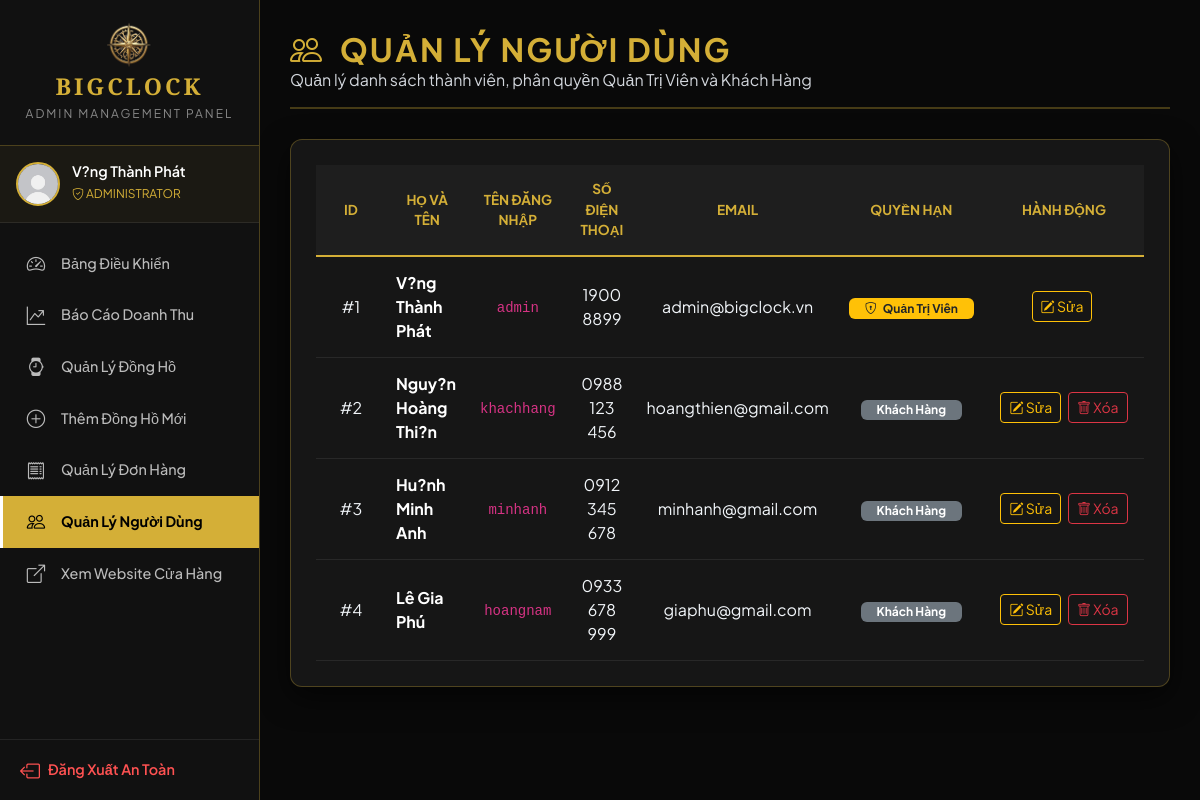
The app's page /quanlytaikhoan.php (signed in) with its own data.
### tables this page shows
CREATE TABLE `user` (
  `MaNguoiDung` int(10) NOT NULL AUTO_INCREMENT,
  `TenNguoiDung` varchar(50) NOT NULL,
  `TenDangNhap` varchar(50) NOT NULL,
  `MatKhau` varchar(64) NOT NULL,
  `Quyen` tinyint(4) NOT NULL DEFAULT '0' COMMENT '1: Admin, 0: KhÃ¡ch hÃ ng',
  `SDT` varchar(20) DEFAULT NULL,
  `Email` varchar(100) DEFAULT NULL,
  `DiaChi` varchar(255) DEFAULT NULL,
  PRIMARY KEY (`MaNguoiDung`),
  UNIQUE KEY `TenDangNhap` (`TenDangNhap`)
);

### quanlytaikhoan.php (the view, shortened to what this page needs)
<?php
require_once 'connect.php';
$sql = "SELECT * FROM user ORDER BY Quyen DESC, MaNguoiDung ASC";
$result = $conn->query($sql);
?>
<?php include 'header_admin.php'; ?>
<div class="admin-content">
    <div class="page-header">
        <div>
            <h2 class="page-title"><i class="bi bi-people me-2"></i> QUẢN LÝ NGƯỜI DÙNG</h2>
            <p class="text-muted mb-0">Quản lý danh sách thành viên, phân quyền Quản Trị Viên và Khách Hàng</p>
        </div>
    </div>
    <div class="luxury-box">
        <div class="table-responsive">
            <table class="luxury-table">
                <thead>
                    <tr>
                        <th width="70">ID</th>
                        <th>Họ và tên</th>
                        <th>Tên đăng nhập</th>
                        <th>Số điện thoại</th>
                        <th>Email</th>
                        <th>Quyền hạn</th>
                        <th width="160">Hành động</th>
                    </tr>
                </thead>
                <tbody>
                    <?php if ($result && $result->num_rows > 0): ?>
                        <?php while ($row = $result->fetch_assoc()): ?>
                            <tr>
                                <td>#<?= $row['MaNguoiDung'] ?></td>
                                <td style="text-align: left;"><b class="text-white"><?= htmlspecialchars($row['TenNguoiDung']) ?></b></td>
                                <td><code><?= htmlspecialchars($row['TenDangNhap']) ?></code></td>
                                <td><?= htmlspecialchars($row['SDT'] ?? '-') ?></td>
                                <td><?= htmlspecialchars($row['Email'] ?? '-') ?></td>
                                <td>
                                    <?php if ($row['Quyen'] == 1): ?>
                                        <span class="badge bg-warning text-dark px-3 py-1 fw-bold"><i class="bi bi-shield-lock me-1"></i> Quản Trị Viên</span>
                                    <?php else: ?>
                                        <span class="badge bg-secondary px-3 py-1">Khách Hàng</span>
                                    <?php endif; ?>
                                </td>
                                <td>
                                    <a href="sua_taikhoan.php?MaNguoiDung=<?= $row['MaNguoiDung'] ?>" class="btn btn-sm btn-outline-warning me-1" title="Sửa quyền / Reset mật khẩu">
                                        <i class="bi bi-pencil-square"></i> Sửa
                                    </a>
                                    <?php if ($row['MaNguoiDung'] != $_SESSION['MaNguoiDung']): ?>
                                        <a href="quanlytaikhoan.php?xoa=<?= $row['MaNguoiDung'] ?>" class="btn btn-sm btn-outline-danger" title="Xóa tài khoản" onclick="return confirm('Bạn có chắc chắn muốn xóa tài khoản này?');">
                                            <i class="bi bi-trash"></i> Xóa
                                        </a>
                                    <?php endif; ?>
                                </td>
                            </tr>
                        <?php endwhile; ?>
                    <?php endif; ?>
                </tbody>
            </table>
        </div>
    </div>
</div>
</body>
</html>

### header_admin.php (style rules this page uses)
:root { --gold: #D4AF37; --gold-light: #FFD700; --dark-bg: #090909; --sidebar-bg: #111111; --card-bg: #161616; --white: #FFFFFF; --sidebar-width: 260px; }
body { background-color: var(--dark-bg); color: var(--white); font-family: 'Plus Jakarta Sans', sans-serif; padding-left: var(--sidebar-width); margin: 0; min-height: 100vh; }
.admin-content { padding: 30px; }
.page-header { border-bottom: 2px solid rgba(212, 175, 55, 0.3); padding-bottom: 15px; margin-bottom: 30px; display: flex; justify-content: space-between; align-items: center; flex-wrap: wrap; gap: 15px; }
.page-title { color: var(--gold); font-family: 'Plus Jakarta Sans', sans-serif; font-weight: bold; margin: 0; text-transform: uppercase; font-size: 2rem; letter-spacing: 2px; }
.luxury-box { background-color: var(--card-bg); border: 1px solid rgba(212, 175, 55, 0.3); border-radius: 12px; padding: 25px; box-shadow: 0 10px 30px rgba(0,0,0,0.6); margin-bottom: 30px; }
.luxury-table { width: 100%; color: #fff; margin: 0; border-collapse: separate; border-spacing: 0; }
.luxury-table th { background-color: #1e1e1e; color: var(--gold); border-bottom: 2px solid var(--gold); padding: 14px 10px; text-align: center; text-transform: uppercase; font-size: 0.85rem; }
.luxury-table td { padding: 14px 10px; border-bottom: 1px solid #282828; text-align: center; vertical-align: middle; color: #f1f5f9; }
.text-muted { color: #cbd5e1 !important; }
p.text-muted { color: #d1d5db !important; }

### records on screen
user: MaNguoiDung "1", TenNguoiDung "V?ng Thành Phát", TenDangNhap "admin", SDT "1900 8899", Email "admin@bigclock.vn", Quyen 1 (drawn)
user: MaNguoiDung "2", TenNguoiDung "Nguy?n Hoàng Thi?n", TenDangNhap "khachhang", SDT "0988 123 456", Email "hoangthien@gmail.com", Quyen "Khách Hàng"
user: MaNguoiDung "3", TenNguoiDung "Hu?nh Minh Anh", TenDangNhap "minhanh", SDT "0912 345 678", Email "minhanh@gmail.com", Quyen "Khách Hàng"
user: MaNguoiDung "4", TenNguoiDung "Lê Gia Phú", TenDangNhap "hoangnam", SDT "0933 678 999", Email "giaphu@gmail.com", Quyen "Khách Hàng"

### other values on screen
$_SESSION['HoTen'] "V?ng Thành Phát"
